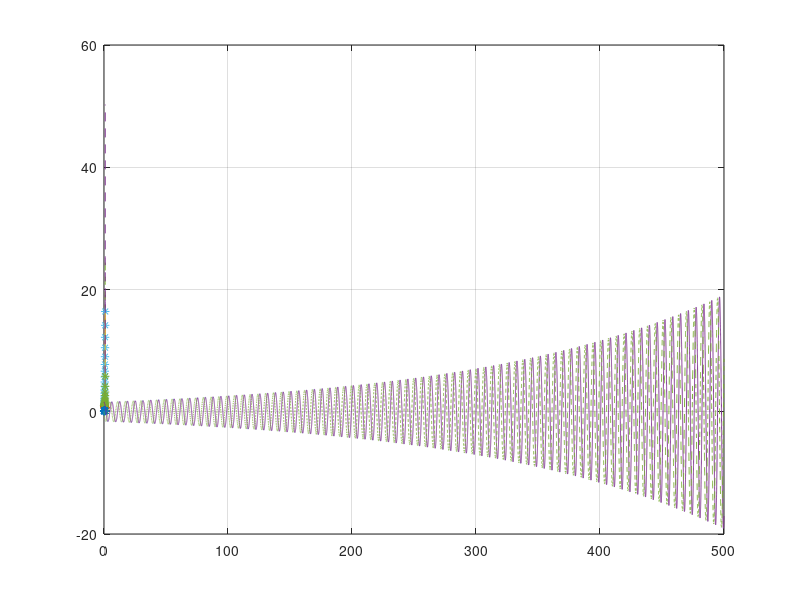

Recreate this plot in MATLAB.
% Question 1
% Part a
clear all
h=0.01;
x=0.1:h:1;
y(1)=1;
for i = 1:length(x)-1,
    dydx= x(i).^2 - y(i);
    y(i+1) = y(i)+dydx*h;
    fprintf('="Y"\n\t   %0.02f',y(i));
end
%%fprintf('="Y"\n\t   %0.01f',y);
plot(x,y);
grid on;
hold on
clear all
analytical_matrix = [];

for i=0.1:0.01:1
 y_new = (-exp((-i)) + i.^2 - 2*i + 2);
 analytical_matrix = [analytical_matrix y_new];
end

plot(0.1:0.01:1 ,  analytical_matrix,'--')
hold on

clear all
h=0.05;
x=0.1:h:1;
y(1)=1;
for i = 1:length(x)-1,
    dydx= x(i).^2 - y(i);
    y(i+1) = y(i) + dydx*h;
    fprintf('="Y"\n\t   %0.02f',y(i));
end
%%fprintf('="Y"\n\t   %0.01f',y);
plot(x,y,'*');
grid on;

% Part b

clear all
h=0.01;
x=0.1:h:1;
y(1)=1;
for i = 1:length(x)-1,
    dydx= 3*y(i) + 3*x(i);
    y(i+1) = y(i)+dydx*h;
    fprintf('="Y"\n\t   %0.02f',y(i));
end
%%fprintf('="Y"\n\t   %0.01f',y);
plot(x,y);
grid on;
hold on
clear all
analytical_matrix = [];

for i=0.1:0.01:1
 y_new = ((4/3)*exp(3*i) - i - (1/3));
 analytical_matrix = [analytical_matrix y_new];
end

plot(0.1:0.01:1 ,  analytical_matrix,'--')
hold on

clear all
h=0.05;
x=0.1:h:1;
y(1)=1;
for i = 1:length(x)-1,
    dydx= 3*y(i) + 3*x(i);
    y(i+1) = y(i) + dydx*h;
    fprintf('="Y"\n\t   %0.02f',y(i));
end
%%fprintf('="Y"\n\t   %0.01f',y);
plot(x,y,'*');
grid on;

% % Part c

clear all
h=0.01;
x=0.1:h:1;
y(1)=1;
for i = 1:length(x)-1,
    dydx= -x(i)*y(i);
    y(i+1) = y(i)+dydx*h;
    fprintf('="Y"\n\t   %0.02f',y(i));
end
%%fprintf('="Y"\n\t   %0.01f',y);
plot(x,y);
grid on;
hold on
clear all
analytical_matrix = [];

for i=0.1:0.01:1
 y_new = (exp(-( (i^2)/2) ));
 analytical_matrix = [analytical_matrix y_new];
end

plot(0.1:0.01:1 ,  analytical_matrix,'--')
hold on

clear all
h=0.05;
x=0.1:h:1;
y(1)=1;
for i = 1:length(x)-1,
    dydx= -x(i)*y(i);
    y(i+1) = y(i) + dydx*h;
    fprintf('="Y"\n\t   %0.02f',y(i));
end
%%fprintf('="Y"\n\t   %0.01f',y);
plot(x,y,'*');
grid on;

% % Part d
% 
clear all
h=0.01;
x=0.1:h:1;
y(1)=1;
for i = 1:length(x)-1,
    dydx= 2*x(i)*y(i)*y(i);
    y(i+1) = y(i)+dydx*h;
    fprintf('="Y"\n\t   %0.02f',y(i));
end
%%fprintf('="Y"\n\t   %0.01f',y);
plot(x,y);
grid on;
hold on
clear all
analytical_matrix = [];

for i=0.1:0.01:1
 y_new = (1 / (1-i^2) );
 analytical_matrix = [analytical_matrix y_new];
end

plot(0.1:0.01:1 ,  analytical_matrix,'--')
hold on

clear all
h=0.05;
x=0.1:h:1;
y(1)=1;
for i = 1:length(x)-1,
    dydx= 2*x(i)*y(i)*y(i);
    y(i+1) = y(i) + dydx*h;
    fprintf('="Y"\n\t   %0.02f',y(i));
end
%%fprintf('="Y"\n\t   %0.01f',y);
plot(x,y,'*');
grid on;

% Part e

clear all
h=0.05;
x=0.1:h:1;
y(1)=1/10;
for i = 1:length(x)-1
    dydx= exp(-(2*x(i))) - 2*y(i);
    y(i+1) = y(i) + dydx*h;
    fprintf('="Y"\n\t   %0.02f',y(i));
end
%%fprintf('="Y"\n\t   %0.01f',y);
plot(x,y);
grid on;
hold on
clear all
analytical_matrix = [];

for i=0.1:0.05:1
 y_new = (1/10)*exp((-2)*i) + i*exp((-2)*i);
 analytical_matrix = [analytical_matrix y_new];
end

plot(0.1:0.05:1 ,  analytical_matrix,'--')
hold on

clear all
h=0.01;
x=0.1:h:1;
y(1)=1/10;
for i = 1:length(x)-1,
    dydx= exp(-(2*x(i))) - 2*y(i);
    y(i+1) = y(i) + dydx*h;
    fprintf('="Y"\n\t   %0.02f',y(i));
end
%%fprintf('="Y"\n\t   %0.01f',y);
plot(x,y,'*');
grid on;

% Question 2

% mx'' - mg + cx'^2 = 0
% x' = v , x'' = v'

% x' = v
% mv' +cv^2 = mg

h = 0.0001;
t = 0:h:4;
m = 3.4 * 10^-5;
g = 9.81;
c= 0.5;
x0=0;
v0=0;
x=zeros(length(t),1);
v=zeros(length(t),1);
x(1)=x0;
v(1)=v0;

for i=1:length(t)-1
    x(i+1) = x(i) + h*v(i);
    v(i+1) = v(i) + h*( (m*g - c*(v(i)^2))/m ) ;
    fprintf('x(%0.2f)=%0.6f\n',t(i+1), x(i+1))
    fprintf('v(%0.2f)=%0.6f\n',t(i+1), v(i+1))
end
plot(t,x)
hold on
plot(t,v,'--')

% Question 3
% y'' + (g/L) y = 0
% y(0) = pi/2
%  y'(0) = 0
% g/L = 1

% y' = v
% v' = -y

h = 0.01;
t = 0:h:500;
y0=pi/2;
v0=0;
y=zeros(length(t),1);
v=zeros(length(t),1);
y(1)=y0;
v(1)=v0;

for i=1:length(t)-1
    y(i+1) = y(i) + h*v(i);
    v(i+1) = v(i) + h*(-y(i));
    fprintf('x(%0.2f)=%0.6f\n',t(i+1), y(i+1))
    fprintf('v(%0.2f)=%0.6f\n',t(i+1), v(i+1))
end
plot(t,y)
hold on
plot(t,v,'--')
